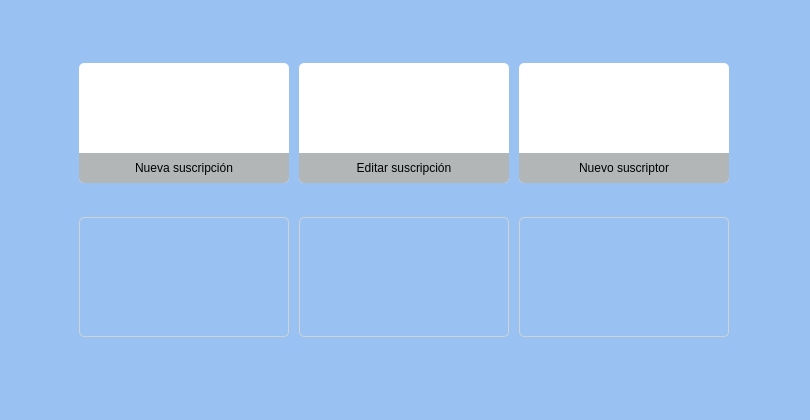
            <widget class="QWidget" name="pageCards">
             <property name="enabled">
              <bool>true</bool>
             </property>
             <layout class="QGridLayout" name="gridLayout_9">
              <property name="leftMargin">
               <number>0</number>
              </property>
              <property name="topMargin">
               <number>0</number>
              </property>
              <property name="rightMargin">
               <number>0</number>
              </property>
              <property name="bottomMargin">
               <number>0</number>
              </property>
              <property name="horizontalSpacing">
               <number>0</number>
              </property>
              <item row="0" column="0">
               <widget class="QWidget" name="widget_9" native="true">
                <property name="styleSheet">
                 <string notr="true">background-color: rgb(153, 193, 241);</string>
                </property>
                <layout class="QGridLayout" name="gridLayout_10">
                 <property name="leftMargin">
                  <number>70</number>
                 </property>
                 <property name="topMargin">
                  <number>50</number>
                 </property>
                 <property name="rightMargin">
                  <number>70</number>
                 </property>
                 <property name="bottomMargin">
                  <number>70</number>
                 </property>
                 <property name="spacing">
                  <number>30</number>
                 </property>
                 <item row="0" column="0">
                  <widget class="QWidget" name="widget_16" native="true">
                   <property name="minimumSize">
                    <size>
                     <width>670</width>
                     <height>300</height>
                    </size>
                   </property>
                   <property name="maximumSize">
                    <size>
                     <width>670</width>
                     <height>300</height>
                    </size>
                   </property>
                   <property name="styleSheet">
                    <string notr="true">/*#widget_16{
	border: 0.5px solid grey;
	border-radius: 5px;
}*/</string>
                   </property>
                   <layout class="QGridLayout" name="gridLayout_11">
                    <property name="rightMargin">
                     <number>32</number>
                    </property>
                    <property name="spacing">
                     <number>30</number>
                    </property>
                    <item row="0" column="1">
                     <widget class="QWidget" name="widget_12" native="true">
                      <property name="minimumSize">
                       <size>
                        <width>210</width>
                        <height>120</height>
                       </size>
                      </property>
                      <property name="maximumSize">
                       <size>
                        <width>210</width>
                        <height>120</height>
                       </size>
                      </property>
                      <property name="styleSheet">
                       <string notr="true">#widget_12{
	background-color: white;
	border-radius: 5px;
}</string>
                      </property>
                      <layout class="QVBoxLayout" name="verticalLayout_4">
                       <property name="spacing">
                        <number>0</number>
                       </property>
                       <property name="leftMargin">
                        <number>0</number>
                       </property>
                       <property name="topMargin">
                        <number>0</number>
                       </property>
                       <property name="rightMargin">
                        <number>0</number>
                       </property>
                       <property name="bottomMargin">
                        <number>0</number>
                       </property>
                       <item>
                        <widget class="QLabel" name="label_19">
                         <property name="styleSheet">
                          <string notr="true">#label_19{
	background-color: none;
}</string>
                         </property>
                         <property name="text">
                          <string/>
                         </property>
                         <property name="pixmap">
                          <pixmap resource="resources.qrc">:/icons/icon/edit_document_Weight_100.svg</pixmap>
                         </property>
                         <property name="alignment">
                          <set>Qt::AlignCenter</set>
                         </property>
                        </widget>
                       </item>
                       <item>
                        <widget class="QLabel" name="label_20">
                         <property name="minimumSize">
                          <size>
                           <width>0</width>
                           <height>30</height>
                          </size>
                         </property>
                         <property name="maximumSize">
                          <size>
                           <width>16777215</width>
                           <height>30</height>
                          </size>
                         </property>
                         <property name="styleSheet">
                          <string notr="true">#label_20{
	background-color: #B3B6B7;
	border-bottom-left-radius: 5px;
	border-bottom-right-radius: 5px;
}</string>
                         </property>
                         <property name="text">
                          <string>Editar suscripción</string>
                         </property>
                         <property name="alignment">
                          <set>Qt::AlignCenter</set>
                         </property>
                        </widget>
                       </item>
                      </layout>
                     </widget>
                    </item>
                    <item row="0" column="0">
                     <widget class="QWidget" name="widget_13" native="true">
                      <property name="minimumSize">
                       <size>
                        <width>210</width>
                        <height>120</height>
                       </size>
                      </property>
                      <property name="maximumSize">
                       <size>
                        <width>210</width>
                        <height>120</height>
                       </size>
                      </property>
                      <property name="styleSheet">
                       <string notr="true">#widget_13{
	background-color: white;
	border-radius: 5px;
}</string>
                      </property>
                      <layout class="QVBoxLayout" name="verticalLayout_3">
                       <property name="spacing">
                        <number>0</number>
                       </property>
                       <property name="leftMargin">
                        <number>0</number>
                       </property>
                       <property name="topMargin">
                        <number>0</number>
                       </property>
                       <property name="rightMargin">
                        <number>0</number>
                       </property>
                       <property name="bottomMargin">
                        <number>0</number>
                       </property>
                       <item>
                        <widget class="QLabel" name="label_17">
                         <property name="styleSheet">
                          <string notr="true">#label_17{
	background-color: none;
}</string>
                         </property>
                         <property name="text">
                          <string/>
                         </property>
                         <property name="pixmap">
                          <pixmap resource="resources.qrc">:/icons/icon/note_add_Weight_100.svg</pixmap>
                         </property>
                         <property name="alignment">
                          <set>Qt::AlignCenter</set>
                         </property>
                        </widget>
                       </item>
                       <item>
                        <widget class="QLabel" name="label_18">
                         <property name="minimumSize">
                          <size>
                           <width>0</width>
                           <height>30</height>
                          </size>
                         </property>
                         <property name="maximumSize">
                          <size>
                           <width>16777215</width>
                           <height>30</height>
                          </size>
                         </property>
                         <property name="styleSheet">
                          <string notr="true">#label_18{
	background-color: #B3B6B7;
	border-bottom-left-radius: 5px;
	border-bottom-right-radius: 5px;
}</string>
                         </property>
                         <property name="text">
                          <string>Nueva suscripción</string>
                         </property>
                         <property name="alignment">
                          <set>Qt::AlignCenter</set>
                         </property>
                        </widget>
                       </item>
                      </layout>
                     </widget>
                    </item>
                    <item row="1" column="0">
                     <widget class="QWidget" name="widget_14" native="true">
                      <property name="minimumSize">
                       <size>
                        <width>210</width>
                        <height>120</height>
                       </size>
                      </property>
                      <property name="maximumSize">
                       <size>
                        <width>210</width>
                        <height>120</height>
                       </size>
                      </property>
                      <property name="styleSheet">
                       <string notr="true">#widget_14{
	border: 0.5px solid #D0D3D4 ;
	border-radius: 5px;
}</string>
                      </property>
                     </widget>
                    </item>
                    <item row="1" column="1">
                     <widget class="QWidget" name="widget_15" native="true">
                      <property name="minimumSize">
                       <size>
                        <width>210</width>
                        <height>120</height>
                       </size>
                      </property>
                      <property name="maximumSize">
                       <size>
                        <width>210</width>
                        <height>120</height>
                       </size>
                      </property>
                      <property name="styleSheet">
                       <string notr="true">#widget_15{
	border: 0.5px solid #D0D3D4 ;
	border-radius: 5px;
}</string>
                      </property>
                     </widget>
                    </item>
                    <item row="1" column="2">
                     <widget class="QWidget" name="widget_10" native="true">
                      <property name="minimumSize">
                       <size>
                        <width>210</width>
                        <height>120</height>
                       </size>
                      </property>
                      <property name="maximumSize">
                       <size>
                        <width>210</width>
                        <height>120</height>
                       </size>
                      </property>
                      <property name="styleSheet">
                       <string notr="true">#widget_10{
	border: 0.5px solid #D0D3D4 ;
	border-radius: 5px;
}</string>
                      </property>
                     </widget>
                    </item>
                    <item row="0" column="2">
                     <widget class="QWidget" name="widget_11" native="true">
                      <property name="minimumSize">
                       <size>
                        <width>210</width>
                        <height>120</height>
                       </size>
                      </property>
                      <property name="maximumSize">
                       <size>
                        <width>210</width>
                        <height>120</height>
                       </size>
                      </property>
                      <property name="styleSheet">
                       <string notr="true">#widget_11{
	background-color: white;
	border-radius: 5px;
}</string>
                      </property>
                      <layout class="QVBoxLayout" name="verticalLayout_5">
                       <property name="spacing">
                        <number>0</number>
                       </property>
                       <property name="leftMargin">
                        <number>0</number>
                       </property>
                       <property name="topMargin">
                        <number>0</number>
                       </property>
                       <property name="rightMargin">
                        <number>0</number>
                       </property>
                       <property name="bottomMargin">
                        <number>0</number>
                       </property>
                       <item>
                        <widget class="QLabel" name="label_21">
                         <property name="styleSheet">
                          <string notr="true">#label_21{
	background-color: none;
}</string>
                         </property>
                         <property name="text">
                          <string/>
                         </property>
                         <property name="pixmap">
                          <pixmap resource="resources.qrc">:/icons/icon/person_add_Weight_300.svg</pixmap>
                         </property>
                         <property name="alignment">
                          <set>Qt::AlignCenter</set>
                         </property>
                        </widget>
                       </item>
                       <item>
                        <widget class="QLabel" name="label_22">
                         <property name="minimumSize">
                          <size>
                           <width>0</width>
                           <height>30</height>
                          </size>
                         </property>
                         <property name="maximumSize">
                          <size>
                           <width>16777215</width>
                           <height>30</height>
                          </size>
                         </property>
                         <property name="styleSheet">
                          <string notr="true">#label_22{
	background-color: #B3B6B7;
	border-bottom-left-radius: 5px;
	border-bottom-right-radius: 5px;
}</string>
                         </property>
                         <property name="text">
                          <string>Nuevo suscriptor</string>
                         </property>
                         <property name="alignment">
                          <set>Qt::AlignCenter</set>
                         </property>
                        </widget>
                       </item>
                      </layout>
                     </widget>
                    </item>
                   </layout>
                  </widget>
                 </item>
                </layout>
               </widget>
              </item>
             </layout>
            </widget>
